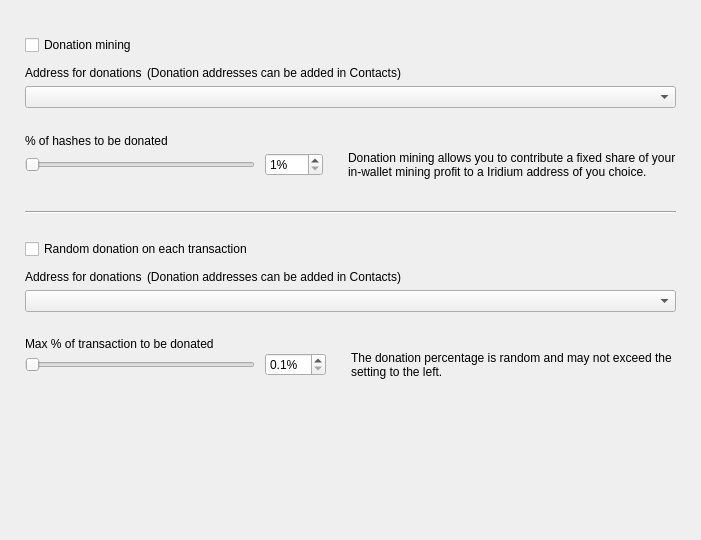
<?xml version="1.0" encoding="UTF-8"?>
<ui version="4.0">
 <class>DonationOptionsFrame</class>
 <widget class="QFrame" name="DonationOptionsFrame">
  <property name="geometry">
   <rect>
    <x>0</x>
    <y>0</y>
    <width>701</width>
    <height>540</height>
   </rect>
  </property>
  <property name="windowTitle">
   <string>Frame</string>
  </property>
  <property name="frameShape">
   <enum>QFrame::NoFrame</enum>
  </property>
  <property name="frameShadow">
   <enum>QFrame::Raised</enum>
  </property>
  <layout class="QVBoxLayout" name="verticalLayout">
   <property name="spacing">
    <number>10</number>
   </property>
   <property name="leftMargin">
    <number>25</number>
   </property>
   <property name="topMargin">
    <number>35</number>
   </property>
   <property name="rightMargin">
    <number>25</number>
   </property>
   <property name="bottomMargin">
    <number>0</number>
   </property>
   <item>
    <widget class="QCheckBox" name="m_enableDonationMiningCheck">
     <property name="text">
      <string>Donation mining</string>
     </property>
    </widget>
   </item>
   <item>
    <widget class="QFrame" name="m_donationMiningFrame">
     <property name="frameShape">
      <enum>QFrame::NoFrame</enum>
     </property>
     <property name="frameShadow">
      <enum>QFrame::Raised</enum>
     </property>
     <layout class="QGridLayout" name="gridLayout" columnstretch="1,0,0,1">
      <property name="leftMargin">
       <number>0</number>
      </property>
      <property name="topMargin">
       <number>0</number>
      </property>
      <property name="rightMargin">
       <number>0</number>
      </property>
      <property name="bottomMargin">
       <number>0</number>
      </property>
      <property name="horizontalSpacing">
       <number>10</number>
      </property>
      <property name="verticalSpacing">
       <number>0</number>
      </property>
      <item row="2" column="0" colspan="4">
       <widget class="QComboBox" name="m_donationMiningAddressCombo"/>
      </item>
      <item row="3" column="0" colspan="4">
       <spacer name="verticalSpacer_2">
        <property name="orientation">
         <enum>Qt::Vertical</enum>
        </property>
        <property name="sizeType">
         <enum>QSizePolicy::Fixed</enum>
        </property>
        <property name="sizeHint" stdset="0">
         <size>
          <width>20</width>
          <height>25</height>
         </size>
        </property>
       </spacer>
      </item>
      <item row="4" column="0" colspan="4">
       <widget class="WalletGui::WalletNormalBlackTextLabel" name="label_2">
        <property name="minimumSize">
         <size>
          <width>0</width>
          <height>16</height>
         </size>
        </property>
        <property name="text">
         <string>% of hashes to be donated</string>
        </property>
        <property name="indent">
         <number>0</number>
        </property>
       </widget>
      </item>
      <item row="5" column="1">
       <widget class="QSpinBox" name="m_donationMiningAmountSpin">
        <property name="suffix">
         <string>%</string>
        </property>
        <property name="minimum">
         <number>1</number>
        </property>
        <property name="maximum">
         <number>100</number>
        </property>
       </widget>
      </item>
      <item row="5" column="0">
       <widget class="QSlider" name="m_donationMiningAmountSlider">
        <property name="maximumSize">
         <size>
          <width>230</width>
          <height>16777215</height>
         </size>
        </property>
        <property name="minimum">
         <number>1</number>
        </property>
        <property name="maximum">
         <number>100</number>
        </property>
        <property name="orientation">
         <enum>Qt::Horizontal</enum>
        </property>
       </widget>
      </item>
      <item row="5" column="2">
       <spacer name="horizontalSpacer">
        <property name="orientation">
         <enum>Qt::Horizontal</enum>
        </property>
        <property name="sizeType">
         <enum>QSizePolicy::Fixed</enum>
        </property>
        <property name="sizeHint" stdset="0">
         <size>
          <width>5</width>
          <height>20</height>
         </size>
        </property>
       </spacer>
      </item>
      <item row="5" column="3" alignment="Qt::AlignVCenter">
       <widget class="WalletGui::WalletSmallGrayTextLabel" name="m_donationMiningCommentLabel">
        <property name="minimumSize">
         <size>
          <width>0</width>
          <height>32</height>
         </size>
        </property>
        <property name="text">
         <string>Donation mining allows you to contribute a fixed share of your in-wallet mining profit to a Iridium address of you choice.</string>
        </property>
        <property name="wordWrap">
         <bool>true</bool>
        </property>
        <property name="indent">
         <number>0</number>
        </property>
       </widget>
      </item>
      <item row="1" column="0" colspan="4">
       <spacer name="verticalSpacer_6">
        <property name="orientation">
         <enum>Qt::Vertical</enum>
        </property>
        <property name="sizeType">
         <enum>QSizePolicy::Fixed</enum>
        </property>
        <property name="sizeHint" stdset="0">
         <size>
          <width>20</width>
          <height>5</height>
         </size>
        </property>
       </spacer>
      </item>
      <item row="0" column="0" colspan="4">
       <layout class="QHBoxLayout" name="horizontalLayout" stretch="0,1">
        <property name="spacing">
         <number>5</number>
        </property>
        <property name="leftMargin">
         <number>0</number>
        </property>
        <item>
         <widget class="WalletGui::WalletNormalBlackTextLabel" name="label">
          <property name="minimumSize">
           <size>
            <width>0</width>
            <height>16</height>
           </size>
          </property>
          <property name="text">
           <string>Address for donations</string>
          </property>
          <property name="indent">
           <number>0</number>
          </property>
         </widget>
        </item>
        <item>
         <widget class="WalletGui::WalletSmallGrayTextLabel" name="label_5">
          <property name="text">
           <string>(Donation addresses can be added in Contacts)</string>
          </property>
         </widget>
        </item>
       </layout>
      </item>
     </layout>
    </widget>
   </item>
   <item>
    <spacer name="verticalSpacer_3">
     <property name="orientation">
      <enum>Qt::Vertical</enum>
     </property>
     <property name="sizeType">
      <enum>QSizePolicy::Fixed</enum>
     </property>
     <property name="sizeHint" stdset="0">
      <size>
       <width>20</width>
       <height>20</height>
      </size>
     </property>
    </spacer>
   </item>
   <item>
    <widget class="Line" name="line">
     <property name="frameShadow">
      <enum>QFrame::Sunken</enum>
     </property>
     <property name="orientation">
      <enum>Qt::Horizontal</enum>
     </property>
    </widget>
   </item>
   <item>
    <spacer name="verticalSpacer_4">
     <property name="orientation">
      <enum>Qt::Vertical</enum>
     </property>
     <property name="sizeType">
      <enum>QSizePolicy::Fixed</enum>
     </property>
     <property name="sizeHint" stdset="0">
      <size>
       <width>20</width>
       <height>15</height>
      </size>
     </property>
    </spacer>
   </item>
   <item>
    <widget class="QCheckBox" name="m_enableDonationChangeCheck">
     <property name="text">
      <string>Random donation on each transaction</string>
     </property>
    </widget>
   </item>
   <item>
    <widget class="QFrame" name="m_donationChangeFrame">
     <property name="frameShape">
      <enum>QFrame::NoFrame</enum>
     </property>
     <property name="frameShadow">
      <enum>QFrame::Raised</enum>
     </property>
     <layout class="QGridLayout" name="gridLayout_2" columnstretch="1,0,0,1">
      <property name="leftMargin">
       <number>0</number>
      </property>
      <property name="topMargin">
       <number>0</number>
      </property>
      <property name="rightMargin">
       <number>0</number>
      </property>
      <property name="bottomMargin">
       <number>0</number>
      </property>
      <property name="horizontalSpacing">
       <number>10</number>
      </property>
      <property name="verticalSpacing">
       <number>0</number>
      </property>
      <item row="3" column="0" colspan="4">
       <spacer name="verticalSpacer_5">
        <property name="orientation">
         <enum>Qt::Vertical</enum>
        </property>
        <property name="sizeType">
         <enum>QSizePolicy::Fixed</enum>
        </property>
        <property name="sizeHint" stdset="0">
         <size>
          <width>20</width>
          <height>25</height>
         </size>
        </property>
       </spacer>
      </item>
      <item row="4" column="0" colspan="4">
       <widget class="WalletGui::WalletNormalBlackTextLabel" name="label_3">
        <property name="text">
         <string>Max % of transaction to be donated</string>
        </property>
        <property name="indent">
         <number>0</number>
        </property>
       </widget>
      </item>
      <item row="5" column="0">
       <widget class="QSlider" name="m_donationChangeAmountSlider">
        <property name="maximumSize">
         <size>
          <width>230</width>
          <height>16777215</height>
         </size>
        </property>
        <property name="minimum">
         <number>1</number>
        </property>
        <property name="maximum">
         <number>100</number>
        </property>
        <property name="orientation">
         <enum>Qt::Horizontal</enum>
        </property>
       </widget>
      </item>
      <item row="2" column="0" colspan="4">
       <widget class="QComboBox" name="m_donationChangeAddressCombo"/>
      </item>
      <item row="5" column="3" alignment="Qt::AlignVCenter">
       <widget class="WalletGui::WalletSmallGrayTextLabel" name="m_donationChangeCommentLabel">
        <property name="text">
         <string>The donation percentage is random and may not exceed the setting to the left.</string>
        </property>
        <property name="wordWrap">
         <bool>true</bool>
        </property>
        <property name="indent">
         <number>0</number>
        </property>
       </widget>
      </item>
      <item row="5" column="1">
       <widget class="QDoubleSpinBox" name="m_donationChangeAmountSpin">
        <property name="suffix">
         <string>%</string>
        </property>
        <property name="decimals">
         <number>1</number>
        </property>
        <property name="minimum">
         <double>0.100000000000000</double>
        </property>
        <property name="maximum">
         <double>10.000000000000000</double>
        </property>
        <property name="singleStep">
         <double>0.100000000000000</double>
        </property>
       </widget>
      </item>
      <item row="5" column="2">
       <spacer name="horizontalSpacer_2">
        <property name="orientation">
         <enum>Qt::Horizontal</enum>
        </property>
        <property name="sizeType">
         <enum>QSizePolicy::Fixed</enum>
        </property>
        <property name="sizeHint" stdset="0">
         <size>
          <width>5</width>
          <height>20</height>
         </size>
        </property>
       </spacer>
      </item>
      <item row="1" column="0" colspan="4">
       <spacer name="verticalSpacer_7">
        <property name="orientation">
         <enum>Qt::Vertical</enum>
        </property>
        <property name="sizeType">
         <enum>QSizePolicy::Fixed</enum>
        </property>
        <property name="sizeHint" stdset="0">
         <size>
          <width>20</width>
          <height>5</height>
         </size>
        </property>
       </spacer>
      </item>
      <item row="0" column="0" colspan="4">
       <layout class="QHBoxLayout" name="horizontalLayout_2" stretch="0,1">
        <property name="spacing">
         <number>5</number>
        </property>
        <property name="leftMargin">
         <number>0</number>
        </property>
        <item>
         <widget class="WalletGui::WalletNormalBlackTextLabel" name="label_4">
          <property name="minimumSize">
           <size>
            <width>0</width>
            <height>16</height>
           </size>
          </property>
          <property name="text">
           <string>Address for donations</string>
          </property>
          <property name="indent">
           <number>0</number>
          </property>
         </widget>
        </item>
        <item>
         <widget class="WalletGui::WalletSmallGrayTextLabel" name="label_6">
          <property name="text">
           <string>(Donation addresses can be added in Contacts)</string>
          </property>
         </widget>
        </item>
       </layout>
      </item>
     </layout>
    </widget>
   </item>
   <item>
    <spacer name="verticalSpacer">
     <property name="orientation">
      <enum>Qt::Vertical</enum>
     </property>
     <property name="sizeType">
      <enum>QSizePolicy::Expanding</enum>
     </property>
     <property name="sizeHint" stdset="0">
      <size>
       <width>20</width>
       <height>10</height>
      </size>
     </property>
    </spacer>
   </item>
  </layout>
 </widget>
 <customwidgets>
  <customwidget>
   <class>WalletGui::WalletSmallGrayTextLabel</class>
   <extends>QLabel</extends>
   <header>Gui/Common/WalletTextLabel.h</header>
  </customwidget>
  <customwidget>
   <class>WalletGui::WalletNormalBlackTextLabel</class>
   <extends>QLabel</extends>
   <header>Gui/Common/WalletTextLabel.h</header>
  </customwidget>
 </customwidgets>
 <resources/>
 <connections>
  <connection>
   <sender>m_enableDonationMiningCheck</sender>
   <signal>toggled(bool)</signal>
   <receiver>m_donationMiningFrame</receiver>
   <slot>setEnabled(bool)</slot>
   <hints>
    <hint type="sourcelabel">
     <x>353</x>
     <y>41</y>
    </hint>
    <hint type="destinationlabel">
     <x>350</x>
     <y>115</y>
    </hint>
   </hints>
  </connection>
  <connection>
   <sender>m_donationMiningAmountSlider</sender>
   <signal>valueChanged(int)</signal>
   <receiver>DonationOptionsFrame</receiver>
   <slot>donationMiningAmountChanged(int)</slot>
   <hints>
    <hint type="sourcelabel">
     <x>187</x>
     <y>155</y>
    </hint>
    <hint type="destinationlabel">
     <x>350</x>
     <y>269</y>
    </hint>
   </hints>
  </connection>
  <connection>
   <sender>m_donationMiningAmountSpin</sender>
   <signal>valueChanged(int)</signal>
   <receiver>DonationOptionsFrame</receiver>
   <slot>donationMiningAmountChanged(int)</slot>
   <hints>
    <hint type="sourcelabel">
     <x>391</x>
     <y>155</y>
    </hint>
    <hint type="destinationlabel">
     <x>350</x>
     <y>269</y>
    </hint>
   </hints>
  </connection>
  <connection>
   <sender>m_enableDonationChangeCheck</sender>
   <signal>toggled(bool)</signal>
   <receiver>m_donationChangeFrame</receiver>
   <slot>setEnabled(bool)</slot>
   <hints>
    <hint type="sourcelabel">
     <x>353</x>
     <y>237</y>
    </hint>
    <hint type="destinationlabel">
     <x>350</x>
     <y>328</y>
    </hint>
   </hints>
  </connection>
  <connection>
   <sender>m_donationChangeAmountSlider</sender>
   <signal>valueChanged(int)</signal>
   <receiver>DonationOptionsFrame</receiver>
   <slot>donationChangeAmountChanged(int)</slot>
   <hints>
    <hint type="sourcelabel">
     <x>187</x>
     <y>385</y>
    </hint>
    <hint type="destinationlabel">
     <x>350</x>
     <y>269</y>
    </hint>
   </hints>
  </connection>
  <connection>
   <sender>m_donationChangeAmountSpin</sender>
   <signal>valueChanged(double)</signal>
   <receiver>DonationOptionsFrame</receiver>
   <slot>donationChangeAmountChanged(double)</slot>
   <hints>
    <hint type="sourcelabel">
     <x>433</x>
     <y>353</y>
    </hint>
    <hint type="destinationlabel">
     <x>350</x>
     <y>269</y>
    </hint>
   </hints>
  </connection>
 </connections>
 <slots>
  <slot>donationMiningAmountChanged(int)</slot>
  <slot>donationChangeAmountChanged(int)</slot>
  <slot>donationChangeAmountChanged(double)</slot>
 </slots>
</ui>
